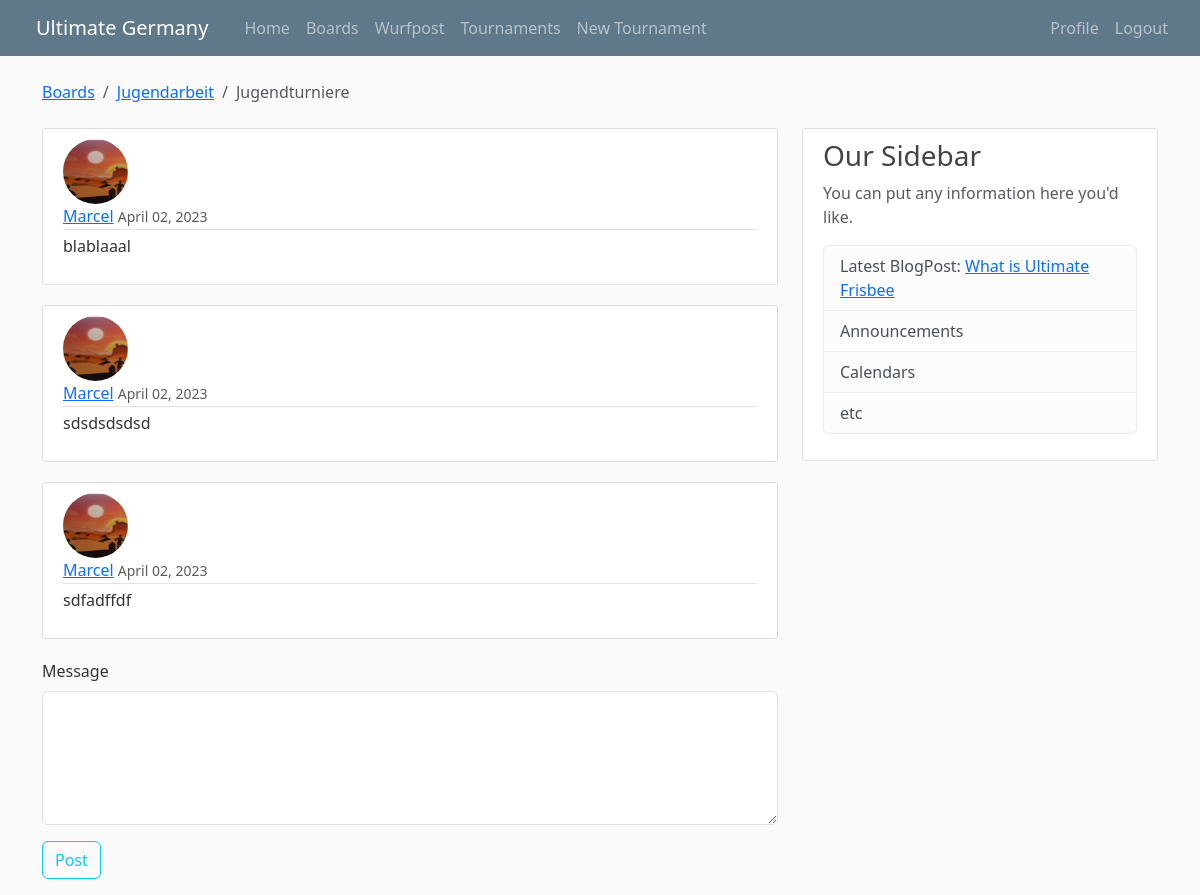
The page /boards/1/1/ (signed in) on the database its author committed.
### boards/models.py (models this page shows, shortened)
class BoardPost(models.Model):
    message = models.TextField()
    topic = models.ForeignKey(Topic, related_name='posts', on_delete=models.CASCADE)
    created_at = models.DateTimeField(auto_now_add=True)
    updated_at = models.DateTimeField(null=True)
    created_by = models.ForeignKey(User, related_name='posts', on_delete=models.DO_NOTHING)
    updated_by = models.ForeignKey(User, null=True, related_name='+', on_delete=models.DO_NOTHING)

class Topic(models.Model):
    subject = models.CharField(max_length=255)
    last_updated = models.DateTimeField(auto_now_add=True)
    board = models.ForeignKey(Board, related_name='topics', on_delete=models.CASCADE)
    starter = models.ForeignKey(User, related_name='topics', on_delete=models.DO_NOTHING)
    def __str__(self):
        return self.subject

class Board(models.Model):
    name = models.CharField(max_length=30, unique=True)
    description = models.CharField(max_length=100)
    def __str__(self):
        return self.name

### users/models.py (models this page shows, shortened)
class Profile(models.Model):
	user = models.OneToOneField(User, on_delete=models.CASCADE)
	image = models.ImageField(default='default.jpg', upload_to='profile_pics')

### blog/models.py (models this page shows, shortened)
class BlogPost(models.Model):
	title = models.CharField(max_length=100)
	content = models.TextField()
	date_posted = models.DateTimeField(default=timezone.now)
	author = models.ForeignKey(User, on_delete=models.DO_NOTHING)
	def __str__(self):
		return self.title

### boards/views.py (the view)
# urls.py: path('<board_id>/<topic_id>/', views.TopicPostsView.as_view(), name='topic_posts'),
class TopicPostsView(LoginRequiredMixin, FormMixin, ListView):
    model = BoardPost
    form_class = NewBoardPostForm
    def get_queryset(self):
        return super(TopicPostsView, self).get_queryset().filter(topic = self.kwargs['topic_id'])
    paginate_by = 8
    template_name = 'boards/topic_old_cbv.html' #<app>/<model>_<viewtype>.html
    context_object_name = 'posts'
    ordering = ['created_at']

### boards/forms.py
class NewBoardPostForm(forms.ModelForm):
    def __init__(self, *args, **kwargs):
        super(NewBoardPostForm, self).__init__(*args, **kwargs)
        self.helper = FormHelper()
        self.helper.layout = Layout(
            Fieldset(
                'first arg is the legend of the fieldset',
                'message',
            ),
            ButtonHolder(
                Submit('submit', 'Submit', css_class='button white')
            )
        )
    class Meta:
        model = BoardPost
        fields = ['message']
        widgets = {
            'message': forms.Textarea(attrs={'cols': 40, 'rows': 5}),
        }

### templatetags/sidebar.py (called while the page is built)
@register.inclusion_tag('sidebar.html')
def sidebar():
    if BlogPost.objects.count() != 0:
        return {'blogpost': BlogPost.objects.latest('date_posted')}
    else:
        return None

### boards/templates/boards/topic_old_cbv.html (shortened to what this page needs)
{% extends 'base.html' %}
{% load crispy_forms_tags %}
{% block breadcrumb %}
    <div class="container">
        <ol class="breadcrumb my-4">
            <li class="breadcrumb-item"><a href="{% url 'board-home' %}">Boards</a></li>
            <li class="breadcrumb-item"><a href="{% url 'board_topics' posts.first.topic.board.id %}">{{ posts.first.topic.board }}</a></li>
            <li class="breadcrumb-item active">{{ posts.first.topic }}</li>
        </ol>
    </div>
{% endblock %}
{% block content %}
	{% for post in posts %}
	<article class="media content-section">
	  <img class="rounded-circle article-img" src="{{ post.created_by.profile.image.url }}">
	  <div class="media-body">
	    <div class="article-metadata">
	      <a class="mr-2" href="#">{{ post.created_by }}</a>
	      <small class="text-muted">{{ post.created_at|date:"F d, Y" }}</small>
	    </div>
	    <p class="article-content">{{ post.message }}</p>
	  </div>
	</article>
	{% endfor %}
            {% if user.is_authenticated %}
				<form action="{% url 'new_boardpost' posts.first.topic.board.id posts.first.topic.id %}" method="POST">
				    {{ form.message|as_crispy_field }}
					<div class="form-group">
						<button class="btn btn-outline-info" type="submit">Post</button>
					</div>
				</form>
			{% endif %}
{% endblock content %}

### templates/sidebar.html
<div class="content-section">
	<h3>Our Sidebar</h3>
	<p class='text-muted'>You can put any information here you'd like.
		<ul class="list-group">
			{% if blogpost %}<li class="list-group-item list-group-item-light">Latest BlogPost: <a href="{% url 'post-detail' blogpost.id %}">{{ blogpost }}</a></li>{% endif %}
			<li class="list-group-item list-group-item-light">Announcements</li>
			<li class="list-group-item list-group-item-light">Calendars</li>
			<li class="list-group-item list-group-item-light">etc</li>
		</ul>
	</p>
</div>

### static/main.css (style rules this page uses)
body { background: #fafafa; color: #333333; margin-top: 5rem; }
h1, h2, h3, h4, h5, h6 { color: #444444; }
ul { margin: 0; }
.content-section { background: #ffffff; padding: 10px 20px; border: 1px solid #dddddd; border-radius: 3px; margin-bottom: 20px; }
.article-content { white-space: pre-line; }
.article-img { height: 65px; width: 65px; margin-right: 16px; }
.article-metadata { padding-bottom: 1px; margin-bottom: 4px; border-bottom: 1px solid #e3e3e3 }
html { margin-left: calc(100vw - 100%); margin-right: 0; overflow: auto; overflow-y: scroll; }

### rows shown on the page
BoardPost: first.topic.board "Jugendarbeit", first.topic "Jugendturniere", created_by.profile.image (picture), created_by "Marcel", created_at "April 02, 2023", message "blablaaal"
BoardPost: created_by.profile.image (picture), created_by "Marcel", created_at "April 02, 2023", message "sdsdsdsdsd"
BoardPost: created_by.profile.image (picture), created_by "Marcel", created_at "April 02, 2023", message "sdfadffdf"
BlogPost: title "What is Ultimate Frisbee"
